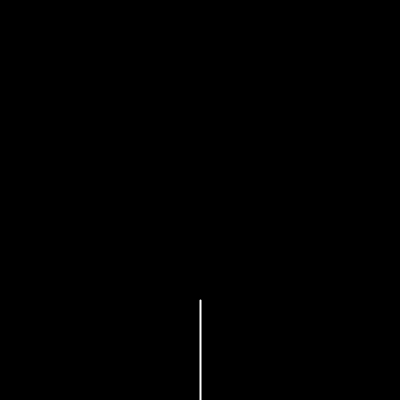
Frame 1 (no input)
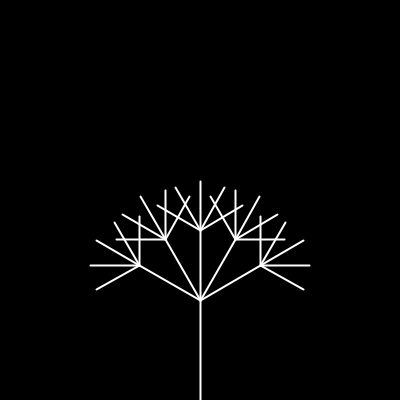
Frame 60 (the mouse pressed at the canvas centre just before this capture)
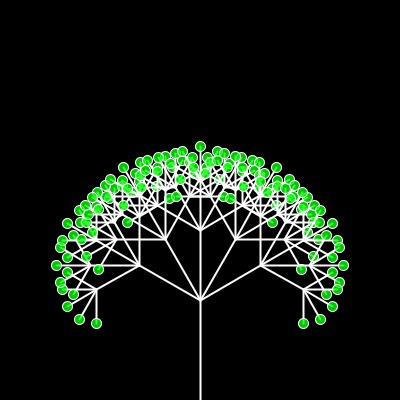
Frame 120 (the mouse held since frame 60 and released just before this capture)

The Processing sketch that drew these frames (run headless with seeded random() and noise(); from frame 60 on, the mouse is pressed at the canvas centre):

// Processing sketch: C15_FractalTreesOOP
// ── C15_FractalTreesOOP.pde
Branch _trunk;

void setup() {
  size(400, 400);
  _trunk = new Branch(new PVector(width/2, height), new PVector(width/2, height-100));
}


int ticks;
int depth = 0;
int maxd = 4;
int c = 5;
float a = PI/6;
void draw() {
  ticks++;

  background(0);
  
  if (ticks % 30 == 0) {
    depth++;
    if (depth < maxd) {
      _trunk.addChildren(c, a);
    } else if (depth == maxd) {
      _trunk.addLeaf();
    }
  }


  _trunk.display();
}
// ── Branch.pde
class Branch {

  PVector start, end;
  Branch[] children;
  Leaf leaf;

  Branch(PVector s, PVector e) {
    start = s;
    end = e;
  }




  void addChildren(int c, float angle) {
    if (children != null) {
      for (Branch b : children) b.addChildren(c, angle);
      return;
    }


    PVector dir = end.copy().sub(start);

    children = new Branch[c];      
    for (int i = 0; i < c; i++) {
      float m = map(i, 0, c-1, -floor(c/2.0), floor(c/2.0));
      PVector d = dir.copy();
      d.mult(0.7);
      d.rotate(m * angle);
      PVector newend = end.copy().add(d);
      children[i] = new Branch(end, newend);
    }
  }



  void addLeaf() {
    if (children != null) {
      for (Branch b : children) b.addLeaf();
      return;
    }
    
    leaf = new Leaf(end.x, end.y);
  }



  void display() {
    PVector dir = end.copy().sub(start);
    strokeCap(ROUND);
    strokeWeight(2);
    stroke(255);
    line(start.x, start.y, end.x, end.y);
    if (leaf != null) leaf.display();

    if (children == null) return; 
    for (Branch b : children) b.display();
  }
}
// ── Leaf.pde
class Leaf {
  
  float x, y;
  
  Leaf(float x_, float y_) {
    x = x_;
    y = y_;
  }
  
  
  
  void display() {
    strokeWeight(1);
    fill(0, 255, 0, 200);
    ellipse(x, y, 10, 10);
  }


}
